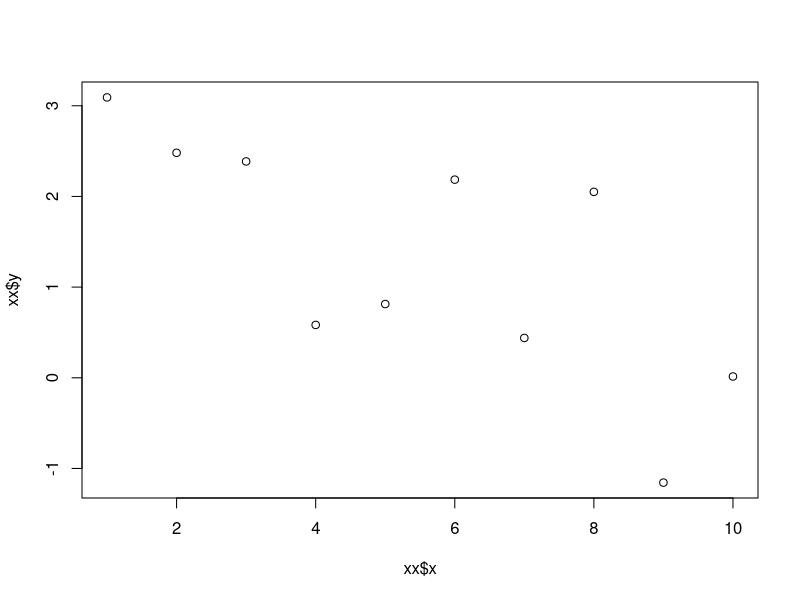

The R script that drew this image:
## ---- chunk 1
knitr::opts_chunk$set(comment="")
## ---- chunk 2
xx <- data.frame(x=1:10, y=rnorm(10,1,1))
knitr::kable(xx)
x <- 1
for(i in 1:10){
  Sys.sleep(0.5)
}
## ---- chunk 3
plot(xx$x, xx$y)
## ---- chunk 4
y<-5
z<-1
print(x)
